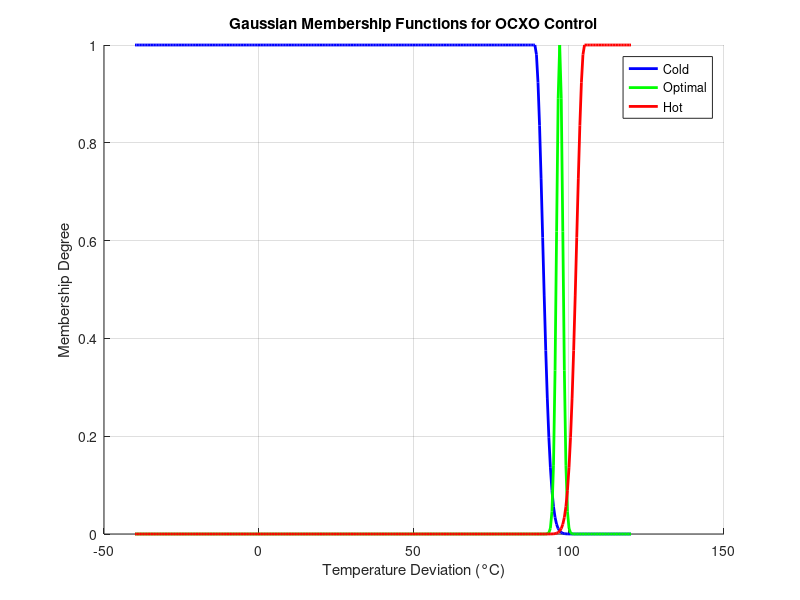

Write the MATLAB code that produced this figure.
x = -40:0.5:120;
T_set = 97.00; % example ideal setpt temp
coldLower = -40; % always the lower bound of the range of temps
coldUpper = T_set - 8; % 97 - 8 = 89
optimalLower = T_set - 0.02;
optimalUpper = T_set + 0.02;
hotLower = T_set + 8;
hotUpper = 120; %always the upper bound of possible temps?

yCold = gauss2mf(x, [2.5, coldLower, 2.5, coldUpper]);
yOptimal = gauss2mf(x, [1, optimalLower, 1, optimalUpper]);
yHot = gauss2mf(x, [2.5, hotLower, 2.5, hotUpper]);

figure; 
hold on; 

plot(x, yCold, 'b', 'LineWidth', 2);
plot(x, yOptimal, 'g', 'LineWidth', 2);
plot(x, yHot, 'r', 'LineWidth', 2);

legend("Cold", "Optimal", "Hot");
xlabel("Temperature Deviation (°C)");
ylabel("Membership Degree");
title("Gaussian Membership Functions for OCXO Control");
grid on;

